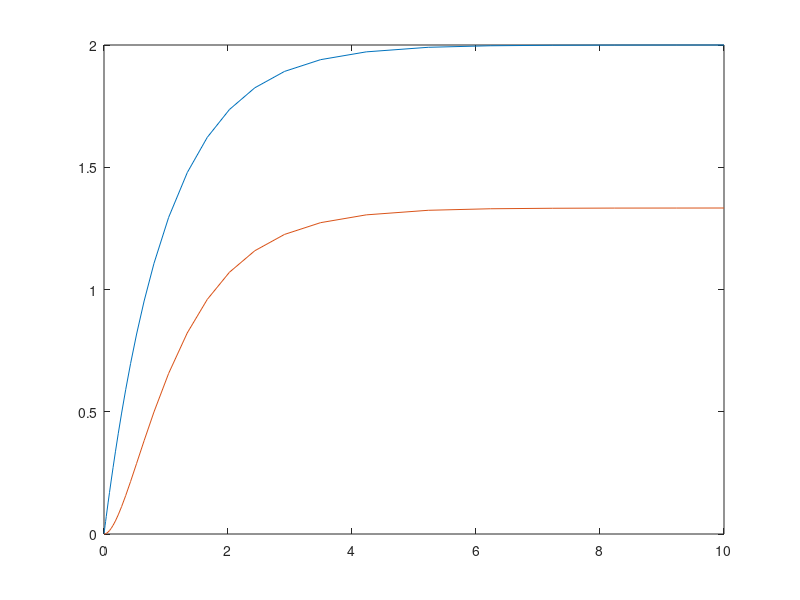
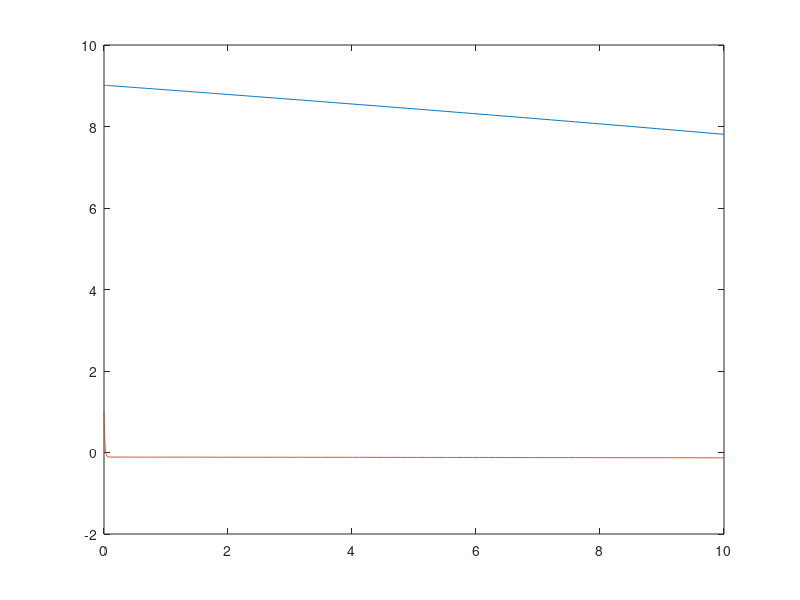
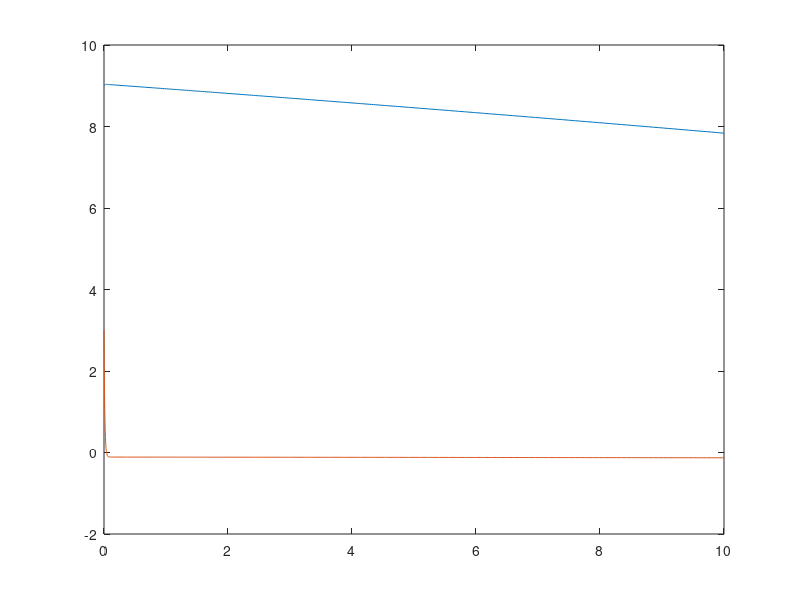
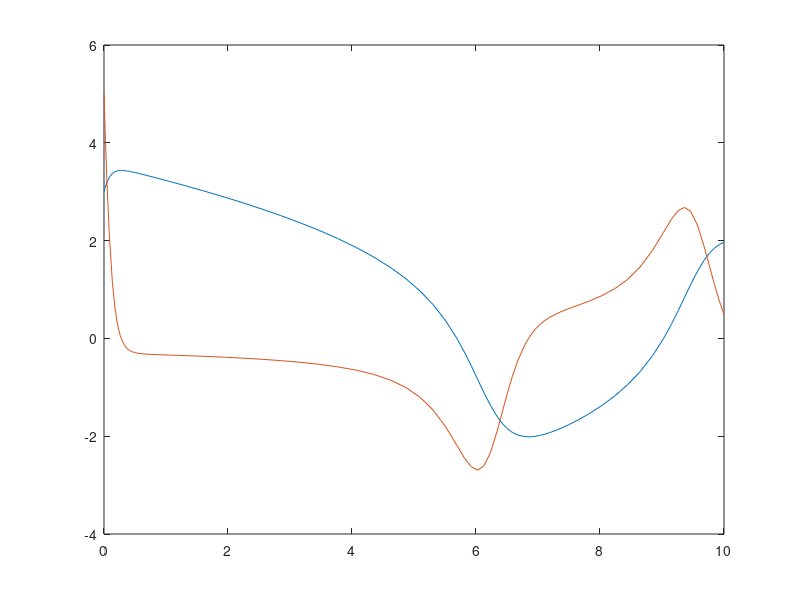

MATLAB code to generate these figures, in order:
%In class 21

%Walter Frank Lenoir

% 1. Consider the system we discussed in class for a gene which is produced
% and degraded: dx/dt = k - d*x. Now consider that this gene turns on a
% second gene y, which also degrades so that its equation is 
% dy/dt = k2*x - d2*y. Choose some values for k,d,k2, and d2 and run a
% numerical simulation of this system for the case where both genes start
% out off ( x(0) = 0 and y(0) = 0). Plot the value of x and y in time and 
% explain your results. 

%dx = k1-d*x;
%dy = k2*x - d2*y;

F = @(t,x) [2-1*x(1);2*x(1) - 3*x(2)]; 
sol = ode23(F, [0 10],[0,0]);
plot(sol.x, sol.y(1,:)); 
hold on;
plot(sol.x, sol.y(2,:)); 
hold off;

%  dx/dt and dy/dt both have a log type curve that plateaus at 2 and ~1.3 
% respectively.  This suggests that around t = 3, x has degraded. 

% 2. Consider the following model: 
% dx/dt = y
% dy/dt = (1-x^2)*y - x
% write code that simulates this system for several different starting
% values of x and y. Plot the results and comment on them. 

F = @(t,x) [x(2);(1-x(1)^2)*x(2) - x(1)]; 
for i = 1:5
    xtemp = randi(10);
    ytemp = randi(10);
    sol = ode23(F, [0 10],[xtemp,ytemp]);
    figure;
    plot(sol.x, sol.y(1,:)); 
    hold on;
    plot(sol.x, sol.y(2,:)); 
    hold off;
    disp(xtemp);
    disp(ytemp);    
    
end 
% Curves yielded different results depending on whether on if y > x or x >
% y. If y > x, the two curves would fluctuate, alternating on which was
% higher than the other. When x > y, dy/dt would immediately plateau at 0,
% and the two curves would flucuate close to 10 depending on the difference
% between xtemp and ytemp. 
